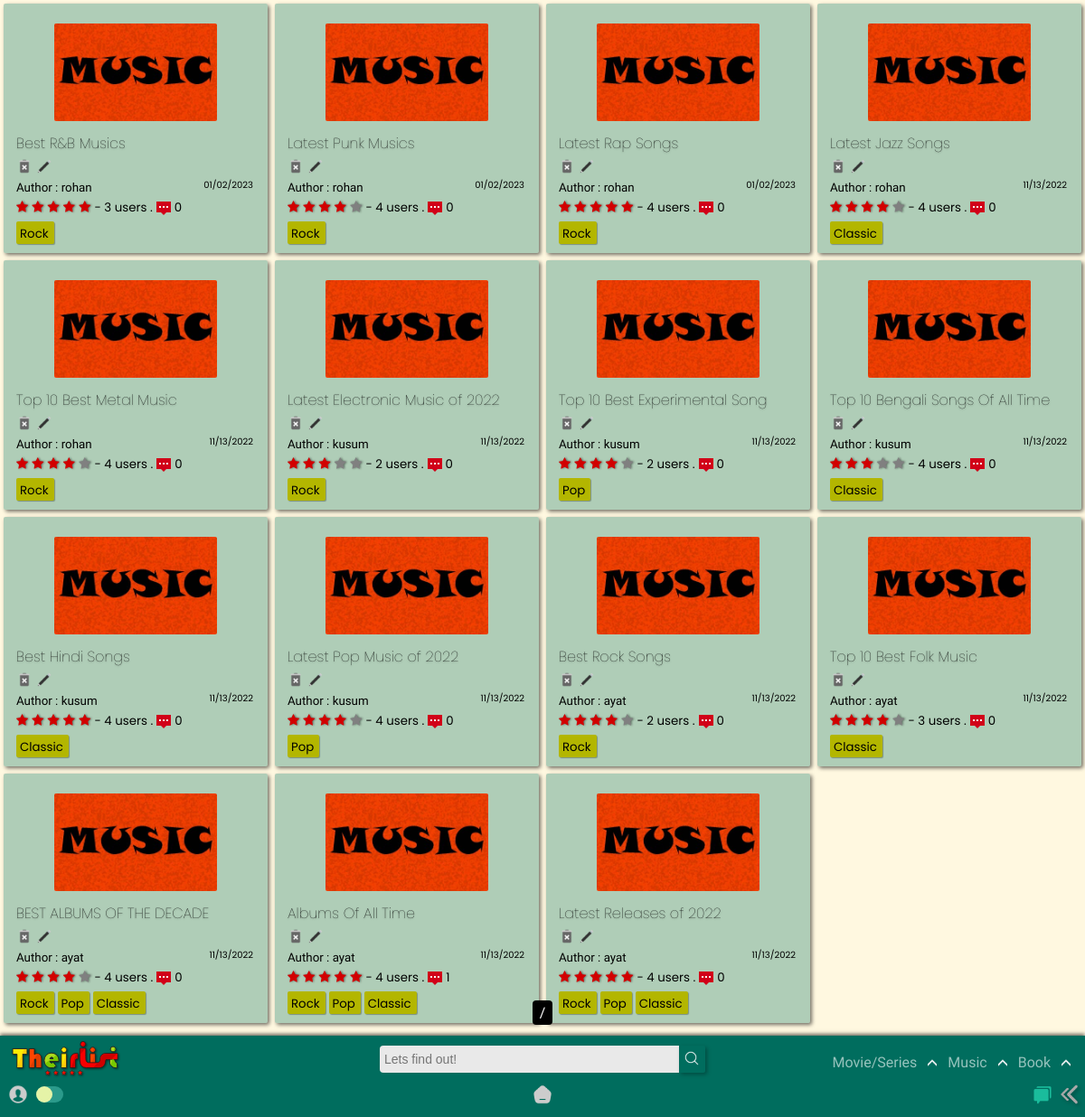
The page /home/musiclist/ on the database its author committed.
### app/models.py (models this page shows, shortened)
class MusicList(models.Model):
    title = models.CharField(max_length=120)
    genre = models.ManyToManyField('MusicGenre',blank=True)
    creator = models.ForeignKey(User,on_delete=models.SET_NULL,blank=True, null=True)
    posted = models.DateTimeField(auto_now_add=True)
    content = RichTextField(null=True,default=' ')
    type = models.CharField(max_length=10,default="Music")
    spoiler_choices = [(False, 'No'),(True, 'Yes')]
    spoiler = models.BooleanField(default=False,null=True, choices = spoiler_choices)
    slug = models.SlugField(max_length= 300,null=True, blank = True, unique=True)
    def average_rating(self) -> float:
        return MusicStarr.objects.filter(list=self).aggregate(Avg("rate"))["rate__avg"] or 0
    def count_rating(self):
        return MusicStarr.objects.filter(list=self).count()
    def count_comments(self):
        return MusicReview.objects.filter(MusicList=self).count()

class MusicGenre(models.Model):
    name = models.CharField(max_length=150)
    def __str__(self):
        return self.name

### app/views.py (the view)
# urls.py: path('musiclist/',TheirListMusicView.as_view(),name = 'musiclist'),
class TheirListMusicView(ListView): #music
    model = MusicList
    template_name ='app/Musiclist_list.html'
    def get_queryset(self, *args, **kwargs):
        qs = super().get_queryset(*args, **kwargs)
        qs = qs.order_by("-id")
        return qs

### templates/app/musiclist_list.html (shortened to what this page needs)
{% extends "index.html" %}
{% load static %}
{% block content %}
<section>
  <div class="contain-sec" id="contain-sec10">
    {% for lola in object_list %}
    <div class="elements">
      <div class="thumb">
        <img src="{% static 'app/images/music-poster.jpg' %}" width="100px" />
      </div>
      <div class="Title">
        <a href="{{lola.slug}}/"><h4 class="tit">{{lola.title}}</h4></a>
        {% if user.id == lola.creator.id %}
        <a href="{% url 'app:delete_music' lola.slug %}"><img src ="{% static 'app/images/delete.png' %}"></a>
        <a href="{% url 'app:update_musiclist' lola.slug %}"><img src ="{% static 'app/images/edit.png' %}"></a>
        {% else %}
        <img src ="{% static 'app/images/delete-dis.png' %}">
        <img src ="{% static 'app/images/edit-dis.png' %}">
        {% endif %}
      </div>
      <div class="Author">
        <small>Author : {{lola.creator.username}}<span>{{lola.posted|date:"SHORT_DATE_FORMAT"}}</span></small>
      </div>
      <div class="rating">
        <span class="star-headline">
          <span class="fa fa-star {% if lola.average_rating > 0 %} checked {% endif %}"></span>
          <span class="fa fa-star {% if lola.average_rating > 1 %} checked {% endif %}"></span>
          <span class="fa fa-star {% if lola.average_rating > 2 %} checked {% endif %}"></span>
          <span class="fa fa-star {% if lola.average_rating > 3 %} checked {% endif %}" ></span>
          <span class="fa fa-star {% if lola.average_rating > 4 %} checked {% endif %}"></span>
        </span>
        <small> - {{lola.count_rating}} users .<img class="comments_count" src="{% static 'app/images/comments.png' %}">{{lola.count_comments}}</small>
      </div>
        {% for tag in lola.genre.all %}
        <div class="Genre">
          <a href="{% url 'app:music' query=tag %}">
            <small>{{ tag }}</small>
          </a>
        </div>
          {% empty %}
          No tags!
        {% endfor %}
    </div>
    {% endfor %}
  </div>
  <div class="pagination_pages">
    <span class="step-links">
        <span class="current">
        {{ page_obj.number }} / {{ page_obj.paginator.num_pages }}
        </span>
    </span>
  </div>
</section>
{% endblock content %}

### static/app/css/desk.css (style rules this page uses)
:root { --rd: #D10000; --white: rgb(233, 233, 233); --rd2: #9DAAF2; --dark: #1d1d1d; --teal: rgb(0, 109, 94); }
* { -webkit-tap-highlight-color: transparent; margin: 0; padding: 0; box-sizing: border-box; }
body { -webkit-tap-highlight-color: transparent; background-color: #fff5d1ab; text-decoration: none; height: 100vh; display: flex; flex-direction: column; font-family: 'Raleway', sans-serif; }
.Title img { height: 18px!important; }
.Genre small { padding: 0 0; margin-right: 2px; }
.fa { color: grey; filter: drop-shadow(1px 0px 1px rgba(0, 0, 0, 0.493)); }
.star-headline .checked { color: #D10000; }
.star-headline span { font-size: 14px; }
.comments_count { height: 16px; margin-bottom: -4px; margin-left: 4px; margin-right: 4px; }

### static/app/css/content_css.css (style rules this page uses)
section { position: relative; z-index: 0; }
.contain-sec { padding-top: 0px; display: grid; width: 100%; color: black; grid-template-rows: repeat(auto-fit, minmax(100px, 1fr)); grid-template-columns: repeat(auto-fit, minmax(250px, 1fr)); position: relative; margin-bottom: 100px; }
.elements { padding: 10px 14px; width: auto; cursor: pointer; background-color: rgba(0, 109, 94, 0.315); margin: 4px; border-radius: 2px; position: relative; box-shadow: 2px 2px 4px #00000090; transition: all 250ms ease-in-out; }
.thumb { display: grid; justify-content: center; }
.thumb img { height: 108px; width: auto; border-radius: 2px; margin: 12px; }
.tit { font-family: Poppins; font-size: 1em; font-weight: lighter; transition: all 250ms ease-in-out; margin-bottom: 4px; text-shadow: 0px 1px 2px #0000005b; }
.Author span { position: absolute; margin-right: 16px; right: 0; cursor: pointer; font-size: 10px; font-family: 'Poppins', sans-serif; }
.rating { font-family: 'Poppins', sans-serif; }
.Genre { margin: 0px 0px; margin-top: 4px; padding: 0px 4px; border-radius: 2px; background-color: rgb(179, 182, 0); color: rgb(0, 0, 0); width: max-content; cursor: pointer; display: inline-block; box-shadow: 1px 1px 1px #0000004b; font-family: 'Poppins', sans-serif; transition: all 350ms ease-in-out; }
.pagination_pages { color: white; width: 100%; position: fixed; bottom: 106px; text-align: center; }
.step-links { width: max-content; border-radius: 4px; }
.pagination_pages a,.pagination_pages span { color: white; background-color: black; padding: 4px 4px; cursor: pointer!important; }

### templates/app/musiclist_list.html (style rules this page uses)
.Title img { height: 14px; }

### rows shown on the page
MusicList: title "Best R&B Musics", creator.username "rohan", posted "01/02/2023", count_rating "3", count_comments "0"
MusicGenre: name "Rock"
MusicList: title "Latest Punk Musics", creator.username "rohan", posted "01/02/2023", count_rating "4", count_comments "0"
MusicList: title "Latest Rap Songs", creator.username "rohan", posted "01/02/2023", count_rating "4", count_comments "0"
MusicList: title "Latest Jazz Songs", creator.username "rohan", posted "11/13/2022", count_rating "4", count_comments "0"
MusicGenre: name "Classic"
MusicList: title "Top 10 Best Metal Music", creator.username "rohan", posted "11/13/2022", count_rating "4", count_comments "0"
MusicList: title "Latest Electronic Music of 2022", creator.username "kusum", posted "11/13/2022", count_rating "2", count_comments "0"
MusicList: title "Top 10 Best Experimental Song", creator.username "kusum", posted "11/13/2022", count_rating "2", count_comments "0"
MusicGenre: name "Pop"
MusicList: title "Top 10 Bengali Songs Of All Time", creator.username "kusum", posted "11/13/2022", count_rating "4", count_comments "0"
MusicList: title "Best Hindi Songs", creator.username "kusum", posted "11/13/2022", count_rating "4", count_comments "0"
MusicList: title "Latest Pop Music of 2022", creator.username "kusum", posted "11/13/2022", count_rating "4", count_comments "0"
MusicList: title "Best Rock Songs", creator.username "ayat", posted "11/13/2022", count_rating "2", count_comments "0"
MusicList: title "Top 10 Best Folk Music", creator.username "ayat", posted "11/13/2022", count_rating "3", count_comments "0"
MusicList: title "BEST ALBUMS OF THE DECADE", creator.username "ayat", posted "11/13/2022", count_rating "4", count_comments "0"
MusicList: title "Albums Of All Time", creator.username "ayat", posted "11/13/2022", count_rating "4", count_comments "1"
MusicList: title "Latest Releases of 2022", creator.username "ayat", posted "11/13/2022", count_rating "4", count_comments "0"
